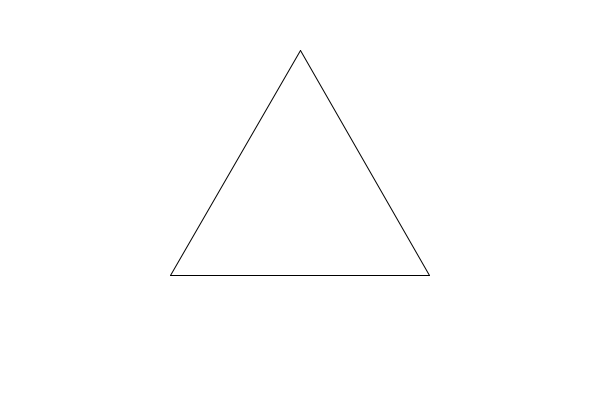
Frame 1 (no input)
Frame 60 (the mouse pressed at the canvas centre just before this capture): identical to frame 1, image omitted
Frame 120 (the mouse held since frame 60 and released just before this capture): identical to frame 1, image omitted

The Processing sketch that drew this single still picture (run headless with seeded random() and noise(); from frame 60 on, the mouse is pressed at the canvas centre):

// Processing sketch: Koch
// ── Koch.pde
class KochLine {
  PVector start;
  PVector end;
  KochLine(PVector a, PVector b) {
    start = a.copy();
    end = b.copy();
  }
  
  void display() {
    line(start.x, start.y, end.x, end.y);
  }
}

void generate() {
    ArrayList next = new ArrayList<KochLine>();
    for (KochLine l : lines) {
      PVector perpOffset = new PVector(PVector.sub(l.end, l.start).y, -PVector.sub(l.end, l.start).x);
      perpOffset.normalize().mult(PVector.sub(l.end, l.start).mag()*sqrt(3)/-6);
      PVector futurepoint = PVector.add(PVector.add(l.start, l.end).div(2), perpOffset);
      next.add(new KochLine(l.start, PVector.add(l.end, PVector.mult(l.start, 2)).div(3)));
      next.add(new KochLine(PVector.add(l.end, PVector.mult(l.start, 2)).div(3), futurepoint));
      next.add(new KochLine(futurepoint, PVector.add(l.start, PVector.mult(l.end, 2)).div(3)));
      next.add(new KochLine(PVector.add(l.start, PVector.mult(l.end, 2)).div(3), l.end));
    }
    lines = next;
  }

ArrayList<KochLine> lines;
float zoom;
float xoffset;
float yoffset;

void setup() {
  size(600, 400);
  resetting = false;
  zoom = 0;
  yoffset = 0;
  xoffset = 0;
  lines = new ArrayList<KochLine>();
  float radius = 150;
  PVector point1 = new PVector(width/2, height/2 - radius);
  PVector point2 = new PVector(width/2 - radius*sqrt(3)/2, height/2 + radius/2);
  PVector point3 = new PVector(width/2 + radius*sqrt(3)/2, height/2 + radius/2);
  lines.add(new KochLine(point1, point2));
  lines.add(new KochLine(point2, point3));
  lines.add(new KochLine(point3, point1));
  doStuff();
}

boolean resetting;

void doStuff() {
  background(255);
  pushMatrix();
  translate(width/2,height/2);
  scale(1 + zoom);
  strokeWeight(1/(1 + zoom));
  translate(-width/2 + xoffset,-height/2 + yoffset);
  for(KochLine l : lines) {
    l.display();
  }
  popMatrix();
}

void draw() {
  if (resetting) {
    if (zoom > 0.1) {
      zoom = zoom*2 / 3;
    } else {
      if (abs(xoffset) > 2) {
        xoffset = xoffset*4 / 5;
      }
      if (abs(yoffset) > 2) {
        yoffset = yoffset*4 / 5;
      }
    }
    if (!(zoom > 0.1 || abs(xoffset) > 2 || abs(yoffset) > 2)) {
      zoom = 0;
      xoffset = 0;
      yoffset = 0;
      resetting = false;
    }
    doStuff();
  }
}

void keyPressed() {
  if (key == 'i') {
    zoom = (zoom + 1) * 2 - 1;
  } else if (key =='o') {
    zoom = (zoom + 1)/ 2 - 1;
  } else if (key == 'a') {
    xoffset = xoffset - 10/(zoom + 1);
  } else if (key == 'd') {
    xoffset = xoffset + 10/(zoom + 1);
  } else if (key == 'w') {
    yoffset = yoffset - 10/(zoom + 1);
  } else if (key == 's') {
    yoffset = yoffset + 10/(zoom + 1);
  } else if (key == 'r') {
    resetting = true;
  } else if (key == ' ') {
    generate();
  } else if (key == 'k') {
    resetting = false;
  zoom = 0;
  yoffset = 0;
  xoffset = 0;
  lines = new ArrayList<KochLine>();
  float radius = 150;
  PVector point1 = new PVector(width/2, height/2 - radius);
  PVector point2 = new PVector(width/2 - radius*sqrt(3)/2, height/2 + radius/2);
  PVector point3 = new PVector(width/2 + radius*sqrt(3)/2, height/2 + radius/2);
  lines.add(new KochLine(point1, point2));
  lines.add(new KochLine(point2, point3));
  lines.add(new KochLine(point3, point1));
  }
  doStuff();
}
